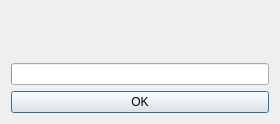
<?xml version="1.0" encoding="UTF-8"?>
<ui version="4.0">
 <class>Dialog</class>
 <widget class="QDialog" name="Dialog">
  <property name="geometry">
   <rect>
    <x>0</x>
    <y>0</y>
    <width>280</width>
    <height>124</height>
   </rect>
  </property>
  <property name="windowTitle">
   <string>Dialog</string>
  </property>
  <layout class="QGridLayout" name="gridLayout">
   <item row="0" column="0">
    <layout class="QVBoxLayout" name="verticalLayout">
     <item>
      <widget class="QLabel" name="label">
       <property name="text">
        <string/>
       </property>
      </widget>
     </item>
     <item>
      <widget class="QProgressBar" name="progressBar">
       <property name="value">
        <number>0</number>
       </property>
       <property name="textVisible">
        <bool>false</bool>
       </property>
      </widget>
     </item>
     <item>
      <widget class="QPushButton" name="pushButton">
       <property name="text">
        <string>OK</string>
       </property>
      </widget>
     </item>
    </layout>
   </item>
  </layout>
 </widget>
 <resources/>
 <connections/>
</ui>
